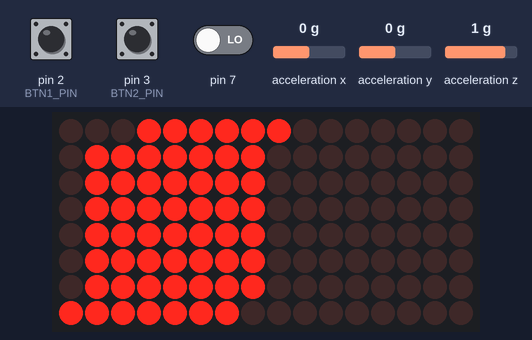
Bench run of a sketch on a simulated Arduino Uno, built with avr-gcc and run on an emulated ATmega328P. Shown: 16×8 LED matrix. Wiring (inferred from the names in the program): MPU-6050 motion sensor at I2C address 0x68. Inputs (shaded band) come from the test bench; at power-on: acceleration x 0 g, acceleration z 1 g, acceleration y 0 g, pin 2 (BTN1_PIN) LOW, pin 3 (BTN2_PIN) LOW, pin 7 LOW. EEPROM starts erased.

Above: at 1.2 s.
1.3 s: acceleration x set to -1.4 g
At 2.26 s:
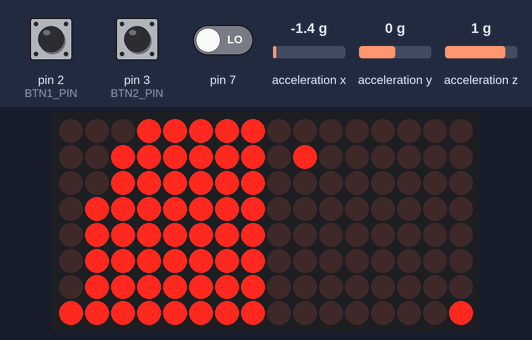
3.8 s: acceleration z set to 0.1 g
6.0 s: acceleration z set to -0.2 g
At 7.4 s:
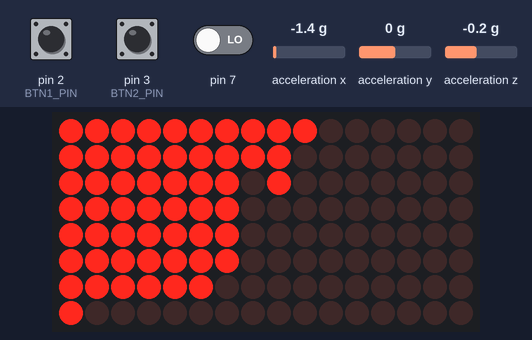
7.8 s: acceleration y set to -1.4 g
At 9.4 s:
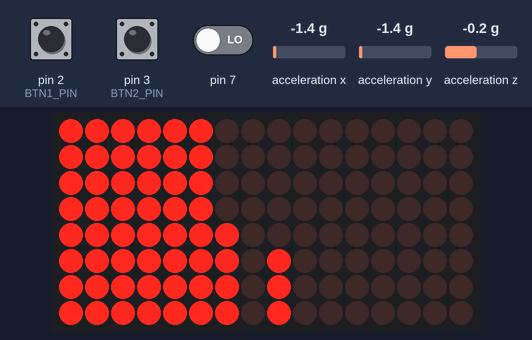
9.7 s: acceleration y set to 0.1 g
At 10.7 s:
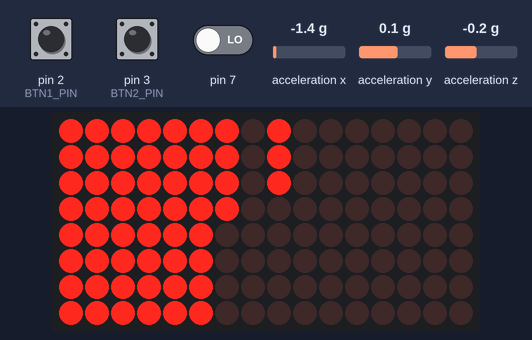
11.5 s: acceleration z set to 0.8 g
At 14.0 s:
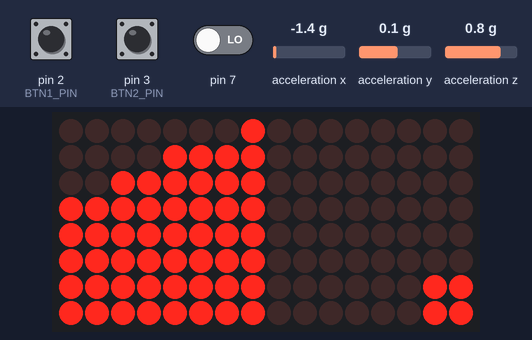

Measured:
- the behaviour switches between 0 and -0.1 g on acceleration z (found by bisection; images 1 and 2)
- after the input at 1.3 s, the display: first differs from a run without the input after 0.92 s (image 1)
- after the input at 6.0 s, the display: first changes after 0.09 s (image 2 shows a later state)
- after the input at 7.8 s, the display: first changes after 0.09 s (image 3 shows a later state)
- after the input at 9.7 s, the display: first changes after 0.08 s (image 4 shows a later state)
- after the input at 11.5 s, the display: first changes after 0.08 s (image 5 shows a later state)
- what the display in image 2 shows lasts 0.9 s, from 6.7 s to 7.6 s

The sketch:

DigiSand.ino
```cpp
#include <Arduino.h>

#include "print3x5.h"

#define PART_AMOUNT 55
#define BTN1_PIN 2
#define BTN2_PIN 3
#define CS_PIN 6
#define DT_PIN 4
#define CK_PIN 5

// memory
struct Data {
    int16_t sec = 60;
    int8_t bri = 5;
};
Data data;

#include <EEManager.h>
EEManager memory(data);

// button
#include <EncButton.h>
Button up(BTN1_PIN);
Button down(BTN2_PIN);
VirtButton dbl;

// matrix
#include <GyverMAX7219.h>
MAX7219<2, 1, CS_PIN, DT_PIN, CK_PIN> mtrx;

// mpu
#include "mini6050.h"
Mini6050 mpu;

// sandbox
#define BOX_W 16
#define BOX_H 16

#include "sand.h"
Sand<BOX_W, BOX_H> box;

// timer
#include "Timer.h"
Timer fall_tmr, disp_tmr;

void onSandPush() {
}

void onSandEmpty() {
}

// =====================================
bool emptyFlag = 1;
bool checkBound(int8_t x, int8_t y) {
    if (y >= 8 && x < 8) return 0;
    if (y < 8 && x >= 8) return 0;
    if (mpu.getDir() > 0) {
        if (x == 8 && y == 8) return 0;
    } else {
        if (x == 7 && y == 7) return 0;
    }
    return (x >= 0 && y >= 0 && x < BOX_W && y < BOX_H);
}
void setXY(int8_t x, int8_t y, bool value) {
    if (y >= 8) y -= 8;
    mtrx.dot(x, y, value);
}

void resetSand() {
    box.buf.clear();
    mtrx.clear();
    mtrx.update();
    for (uint8_t n = 0; n < PART_AMOUNT; n++) {
        box.buf.set(n % 8, n / 8, 1);
    }
}

void setup() {
    Serial.begin(115200);
    Wire.begin();
    mpu.begin();
    memory.begin(0, 'a');
    mtrx.begin();
    mtrx.setBright(data.bri);

    mpu.setX({1, -1});
    mpu.setY({2, 1});
    mpu.setZ({0, 1});

    box.attachBound(checkBound);
    box.attachSet(setXY);

    resetSand();
    fall_tmr.setInterval(data.sec * 1000ul / PART_AMOUNT);
}

void changeTime(int8_t dir) {
    disp_tmr.setTimeout(3000);
    mtrx.clear();
    data.sec += dir;
    if (data.sec < 0) data.sec = 0;
    uint8_t min = data.sec / 60;
    uint8_t sec = data.sec % 60;

    printDig(&mtrx, 0, 1, min / 10);
    printDig(&mtrx, 4, 1, min % 10);
    printDig(&mtrx, 8 + 0, 1, sec / 10);
    printDig(&mtrx, 8 + 4, 1, sec % 10);

    fall_tmr.setInterval(data.sec * 1000ul / PART_AMOUNT);
    memory.update();
    mtrx.update();
}

void changeBri(int8_t dir) {
    data.bri += dir;
    data.bri = constrain(data.bri, 0, 15);
    mtrx.setBright(data.bri);
    memory.update();
}

void buttons() {
    up.tick();
    down.tick();
    dbl.tick(up, down);

    if (dbl.click()) resetSand();

    if (up.click()) changeTime(1);
    if (up.step(0)) changeTime(10);
    if (up.step(1)) changeBri(1);

    if (down.click()) changeTime(-1);
    if (down.step(0)) changeTime(-10);
    if (down.step(1)) changeBri(-1);
}

void step() {
    uint16_t prd = 255 - mpu.getMag();
    prd = constrain(prd, 15, 90);
    if (mpu.update(prd)) {
        mtrx.clear();
        box.step(mpu.getAngle() + 45);
        mtrx.update();
    }
}

void fall() {
    if (fall_tmr) {
        bool pushed = 0;
        if (mpu.getDir() > 0) {
            if (box.buf.get(7, 7) && !box.buf.get(8, 8)) {
                box.buf.set(7, 7, 0);
                box.buf.set(8, 8, 1);
                box.setCallback(7, 7, 0);
                box.setCallback(8, 8, 1);
                pushed = 1;
            }
        } else {
            if (box.buf.get(8, 8) && !box.buf.get(7, 7)) {
                box.buf.set(8, 8, 0);
                box.buf.set(7, 7, 1);
                box.setCallback(8, 8, 0);
                box.setCallback(7, 7, 1);
                pushed = 1;
            }
        }

        if (pushed) {
            emptyFlag = 0;
            mtrx.update();
            onSandPush();
        } else {
            if (!emptyFlag) {
                emptyFlag = 1;
                onSandEmpty();
            }
        }
    }
}

void loop() {
    memory.tick();
    disp_tmr.tick();
    buttons();

    if (!disp_tmr.state()) {
        step();
        fall();
    }
}
```

dir.h
```cpp
#pragma once
#include <Arduino.h>

static const int8_t _dirShift[][2] PROGMEM = {
    {1, 0},
    {1, 1},
    {0, 1},
    {-1, 1},
    {-1, 0},
    {-1, -1},
    {0, -1},
    {1, -1},
};

class Dir {
   public:
    Dir() {}
    Dir(int8_t dir) {
        dir = (dir + 8) & 7;
        x = pgm_read_byte(&_dirShift[dir][0]);
        y = pgm_read_byte(&_dirShift[dir][1]);
    }

    int8_t x = 0, y = 0;
};
```

matrix8.h
```cpp
#pragma once
#include <Arduino.h>

template <uint8_t w, uint8_t h>
class Matrix8 {
   public:
    uint8_t buffer[h * w / 8];

    bool get(uint16_t idx) {
        return bitRead(buffer[idx >> 3], idx & 7);
    }
    bool get(uint8_t x, uint8_t y) {
        return bitRead(getB(x, y), x & 7);
    }

    void set(uint16_t idx, bool v) {
        bitWrite(buffer[idx >> 3], idx & 7, v);
    }
    void set(uint8_t x, uint8_t y, bool v) {
        bitWrite(getB(x, y), x & 7, v);
    }

    void clear() {
        memset(buffer, 0, h * w / 8);
    }

    uint8_t getW() {
        return w;
    }
    uint8_t getH() {
        return h;
    }

   private:
    uint8_t& getB(uint8_t& x, uint8_t& y) {
        return buffer[y * (w >> 3) + (x >> 3)];  // y * w / 8 + x / 8
    }
};
```

mini6050.h
```cpp
#pragma once
#include <Arduino.h>
#include <Wire.h>

#define MPU_ADDR 0x68

struct DirXyz {
    uint8_t axis;
    int8_t dir;
};

class Mini6050 {
   public:
    void begin() {
        Wire.beginTransmission(MPU_ADDR);
        Wire.write(0x6B);  // PWR_MGMT_1 register
        Wire.write(0);     // set to zero (wakes up the MPU-6050)
        Wire.endTransmission(true);
    }

    void setX(DirXyz dir) {
        dirx = dir;
    }
    void setY(DirXyz dir) {
        diry = dir;
    }
    void setZ(DirXyz dir) {
        dirz = dir;
    }

    bool update(uint16_t prd = 30) {
        if ((uint16_t)((uint16_t)millis() - tmr) >= prd) {
            tmr = millis();

            Wire.beginTransmission(MPU_ADDR);
            Wire.write(0x3B);  // starting with register 0x3B (ACCEL_XOUT_H)
            Wire.endTransmission(false);
            Wire.requestFrom(MPU_ADDR, 6, true);
            for (byte i = 0; i < 3; i++) {
                int16_t val = (Wire.read() << 8) | Wire.read();
                // raw[i] += (val - raw[i]) / 2;
                raw[i] = val;
            }

            int magr = getDir(dirz) * 255L / 16000L;
            if (magr < 0) magr = -magr;
            mag = 255 - min(magr, 255);

            angle = degrees(atan2(getDir(dirx), getDir(diry)));
            return 1;
        }
        return 0;
    }

    int16_t getAx() {
        return getDir(dirx);
    }
    int16_t getAy() {
        return getDir(diry);
    }
    int16_t getAz() {
        return getDir(dirz);
    }

    int8_t getDir() {
        return abs(getAngle()) < 90 ? 1 : -1;
    }
    int16_t getAngle() {
        return angle;
    }
    uint8_t getMag() {
        return mag;
    }

   private:
    uint16_t tmr;
    int16_t raw[3];
    int16_t angle;
    uint8_t mag;
    DirXyz dirx, diry, dirz;

    int16_t getDir(DirXyz& dir) {
        return raw[dir.axis] * dir.dir;
    }
};
```

print3x5.cpp
```cpp
#include "print3x5.h"

static const uint8_t font3x5[][3] PROGMEM = {
    {
        0b11111,
        0b10001,
        0b11111,
    },
    {
        0b11111,
        0b00000,
        0b00000,
    },
    {
        0b11101,
        0b10101,
        0b10111,
    },
    {
        0b11111,
        0b10101,
        0b10101,
    },
    {
        0b11111,
        0b00100,
        0b11100,
    },
    {
        0b10111,
        0b10101,
        0b11101,
    },
    {
        0b10111,
        0b10101,
        0b11111,
    },
    {
        0b11111,
        0b10000,
        0b10000,
    },
    {
        0b11111,
        0b10101,
        0b11111,
    },
    {
        0b11111,
        0b10101,
        0b11101,
    },
};

void printDig(GyverGFX* mx, int X, int Y, uint8_t dig) {
    if (dig > 9) return;
    for (uint8_t x = 0; x < 3; x++) {
        uint8_t col = pgm_read_byte(&font3x5[dig][x]);
        for (uint8_t y = 0; y < 5; y++) {
            if (bitRead(col, 4 - y)) mx->dot(X + 2 - x, Y + y);
        }
    }
}
```

print3x5.h
```cpp
#pragma once
#include <GyverGFX.h>

void printDig(GyverGFX* mx, int X, int Y, uint8_t dig);
```

rand16.h
```cpp
#pragma once
#include <Arduino.h>

uint16_t rand16() {
    static uint16_t seed = 12345;
    return seed = (seed * 2053ul) + 13849;
}

uint16_t rand16(uint16_t max) {
    return ((uint32_t)max * rand16()) >> 16;
}

uint16_t rand16(uint16_t min, uint16_t max) {
    return (rand16(max - min) + min);
}
```

sand.h
```cpp
#pragma once
#include <Arduino.h>

#include "dir.h"
#include "matrix8.h"
#include "rand16.h"

typedef bool (*BoundCb)(int8_t x, int8_t y);
typedef void (*SetCb)(int8_t x, int8_t y, bool value);

template <uint8_t w, uint8_t h>
class Sand {
   public:
    Matrix8<w, h> buf;

    uint8_t getW() {
        return w;
    }
    uint8_t getH() {
        return h;
    }

    void step(int16_t angle) {
        if (!bound_cb || !setCallback) return;
        if (angle < 0) angle += 360;
        if (angle >= 360) angle -= 360;
        angle = round(angle / 22.5);  // 0..15
        angle &= 15;                  // %16
        uint8_t qw = angle >> 2;      // /4

        uint8_t dirlen = 0;
        Dir dirs[3];
        Dir cur(qw * 2);
        Dir next((qw + 1) * 2);
        // Dir prev((qw - 1) * 2);
        Dir diag(qw * 2 + 1);

        if ((angle & 3) == 0) {  // % 4
            dirlen = 1;
            dirs[0] = cur;
            // dirs[1] = rand16() > INT16_MAX ? next : prev;
        } else if ((angle & 1) == 0) {  // % 2
            dirlen = 3;
            dirs[0] = diag;
            if (rand16() > INT16_MAX) {
                dirs[1] = cur;
                dirs[2] = next;
            } else {
                dirs[1] = next;
                dirs[2] = cur;
            }
        } else {
            dirlen = 3;
            switch (angle) {
                case 1:
                case 5:
                case 9:
                case 13:
                    dirs[0] = cur;
                    dirs[1] = diag;
                    dirs[2] = next;
                    break;
                case 3:
                case 7:
                case 11:
                case 15:
                    dirs[0] = next;
                    dirs[1] = diag;
                    dirs[2] = cur;
                    break;
            }
        }

        Matrix8<w, h> buft = buf;

        uint8_t r = rand16(3, 20);
        for (uint8_t k = 0; k < r; k++) {
            for (uint16_t i = k; i < w * h; i += r) {
                uint8_t y = i / w;
                uint8_t x = i - y * w;  // i % w

                if (buft.get(i)) {
                    bool moved = 0;
                    int8_t nx = 0, ny = 0;

                    for (uint8_t d = 0; d < dirlen; d++) {
                        nx = x + dirs[d].x;
                        ny = y + dirs[d].y;
                        if (!bound_cb(nx, ny)) continue;

                        uint16_t ni = nx + ny * w;
                        if (!buf.get(ni)) {
                            buf.set(ni, 1);
                            buf.set(i, 0);
                            buft.set(i, 0);
                            moved = 1;
                            break;
                        }
                    }
                    if (moved) setCallback(nx, ny, 1);
                    else setCallback(x, y, 1);
                }
            }
        }
    }

    /*
        void step1(int16_t angle) {
          if (!bound_cb || !get_cb || !setCallback) return;

          if (dirlist) {
            dirlist--;

            Indexer<int8_t> idx(w, h);
            // idx.setDir((8 - dirs[dirlist].dir) % 8);
            idx.setMirror(randB());
            while (idx.next()) {
              idx.setMirror(randB());
              if (get_cb(idx.x, idx.y)) {

                Brick b = {idx.x + dirs[dirlist].x(), idx.y + dirs[dirlist].y()};
                if (!bound_cb(b.x, b.y)) continue;
                if (!get_cb(b.x, b.y)) {
                  setCallback(b.x, b.y, 1);
                  setCallback(idx.x, idx.y, 0);
                }
              }
            }

          } else {
            if (angle < 0) angle += 360;
            if (angle >= 360) angle -= 360;
            angle = angle / 23;  // 0..15
            angle &= 15;  // %16
            uint8_t qw = angle / 4;

            Dir cur(qw * 2);
            Dir next((qw + 1) * 2);
            Dir diag(qw * 2 + 1);

            if ((angle & 3) == 0) {  // %4
              dirlist = 1;
              dirs[0] = cur;
            } else if ((angle & 1) == 0) {  // % 2
              dirlist = 3;
              dirs[2] = diag;
              if (randB()) {
                dirs[1] = cur;
                dirs[0] = next;
              } else {
                dirs[1] = next;
                dirs[0] = cur;
              }
            } else {
              dirlist = 3;
              switch (angle) {
                case 1: case 5: case 9: case 13:
                  dirs[2] = cur;
                  dirs[1] = diag;
                  dirs[0] = next;
                  break;
                case 3: case 7: case 11: case 15:
                  dirs[2] = next;
                  dirs[1] = diag;
                  dirs[0] = cur;
                  break;
              }
            }
          }
        }
    */

    void attachBound(BoundCb cb) {
        bound_cb = cb;
    }
    void attachSet(SetCb cb) {
        setCallback = cb;
    }

    SetCb setCallback = nullptr;

   private:
    BoundCb bound_cb = nullptr;
};
```

timer.h
```cpp
#pragma once
#include <Arduino.h>

typedef void (*TimerCallback)();

class Timer {
   public:

    Timer() {}

    Timer(uint32_t ms, uint32_t seconds = 0, uint32_t minutes = 0, uint32_t hours = 0, uint32_t days = 0) {
        setTime(ms, seconds, minutes, hours, days);
        start();
    }

    // ========= JAVASCRIPT =========
    void setInterval(uint32_t ms) {
        prd = ms;
        start();
    }

    void setInterval(TimerCallback callback, uint32_t ms) {
        prd = ms;
        this->callback = callback;
        start();
    }

    void setTimeout(uint32_t ms) {
        prd = ms;
        start(true);
    }

    void setTimeout(TimerCallback callback, uint32_t ms) {
        prd = ms;
        this->callback = callback;
        start(true);
    }

    // =========== MANUAL ===========
    void setTime(uint32_t ms, uint32_t seconds = 0, uint32_t minutes = 0, uint32_t hours = 0, uint32_t days = 0) {
        prd = seconds;
        if (minutes) prd += minutes * 60ul;
        if (hours) prd += hours * 3600ul;
        if (days) prd += days * 86400ul;
        if (prd) prd *= 1000ul;
        prd += ms;
    }

    void start(bool once = false) {
        if (prd) {
            tmr = millis();
            mode = once ? 2 : 1;
        }
    }

    void stop() {
        mode = 0;
    }

    bool state() {
        return mode;
    }

    void attach(TimerCallback callback) {
        this->callback = callback;
    }

    void detach() {
        callback = nullptr;
    }

    bool tick() {
        if (mode && millis() - tmr >= prd) {
            if (callback) callback();
            if (mode == 1) start();
            else stop();
            return 1;
        }
        return 0;
    }
    operator bool() {
        return tick();
    }

   private:
    uint8_t mode = 0;  // 0 stop, 1 period, 2 timeout
    uint32_t tmr = 0, prd = 0;
    TimerCallback callback = nullptr;
};
```
